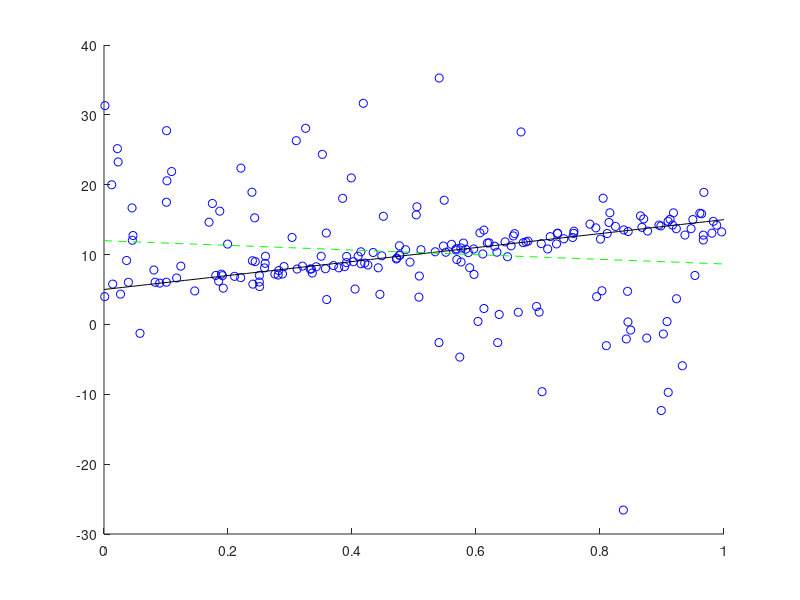

Write MATLAB code to recreate this figure. (Note: this script raises an error after producing the figure.)
%---------------------------------
% Problem 2 HW 3
% Author: Daniel Felipe Otero Leon
%---------------------------------

clear all; close all;

n = 200;

rng(0); % seed random number generator

x = rand(n,1);

z = zeros(n,1); 
k = n*0.4; 
rp = randperm(n); 
outlier_subset = rp(1:k); 
z(outlier_subset)=1; % outliers

y = (1-z).*(10*x + 5 + randn(n,1)) + z.*(20 - 20*x + 10*randn(n,1));
% plot data and true line
scatter(x,y,'b')
hold on
t = 0:0.01:1;
plot(t,10*t+5,'k')
% add your code for ordinary least squares below

newX= [ones(n,1) x];
paramOLS= ((newX'*newX)^(-1))*newX'*y

plot(t, paramOLS(2,1)*t + paramOLS(1,1), 'g--');

% add your code for the robust regression MM algorithm below

b=paramOLS(1,1);
w=paramOLS(2,1);


error=1;

while error > 0.000001
    
   rt=y-w*x-b;
   c= (1+rt.^2).^(1-2);
   
   [newW, newB] =wls(newX,y,c);
   
   error=abs(w-newW)+abs(b-newB);
   
   w=newW;
   b=newB;

end

paramsMM=[b w]'

plot(t, w*t + b, 'r:');
legend('data','true line','least squares','robust')
%%%%%%%%%%%%%%%%%%%%%%%%%%%%%%%%%%%%%%%%%%%%%%%%%%%%%%%%%%%%%%%%%%%%%%
% a helper function to solve weighted least squares
function [w,b] = wls(x,y,c)

    C=diag(c);
    theta= ((x'*C*x)^(-1))*x'*C*y;
    
    b=theta(1,1);
    w=theta(2,1);
    
end

